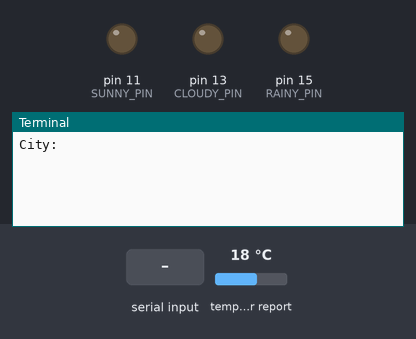
Bench run of a program on a simulated Raspberry Pi (header pin numbers). Shown: output pins drawn as LEDs (lit = HIGH), the last lines printed to the terminal. Inputs (shaded band) come from the test bench; at power-on: temperature in the web weather report 18 °C. Requests to the public web service named in the program get a made-up reply in its usual format after 0.4 s (London, UTC, broken clouds, 64 % humidity, 1013 hPa unless stated).

Above: at 1.2 s.
1.3 s: "1" typed at the terminal, then Enter
At 1.8 s:
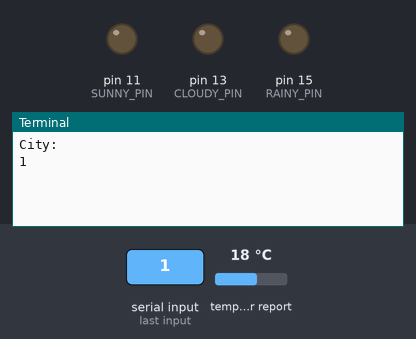
At 3.5 s:
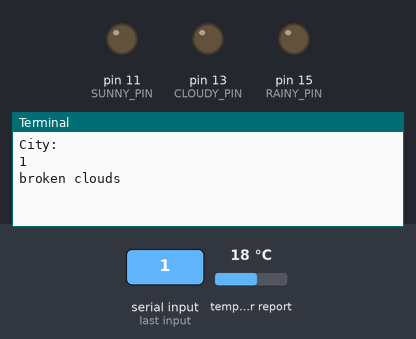

Measured:
- after the input at 1.3 s, the terminal: prints a new line at once (image 1)

The program:

weather_app_student.py
```python
import RPi.GPIO as GPIO
import time
import requests

# Set up GPIO pins
SUNNY_PIN = 11
CLOUDY_PIN = 13
RAINY_PIN = 15
THUNDERSTORM_PIN = 29

GPIO.setmode(GPIO.BOARD)
GPIO.setup(SUNNY_PIN, GPIO.OUT)
GPIO.setup(CLOUDY_PIN, GPIO.OUT)
GPIO.setup(RAINY_PIN, GPIO.OUT)
GPIO.setup(THUNDERSTORM_PIN, GPIO.OUT)


# Make an API request to the OpenWeatherMap API
response = requests.get(
    "https://api.openweathermap.org/data/2.5/weather?q="
    + input("City: ")
    + "&appid=API_ID"
)


def reset_all():
    """Resets all pins to LOW"""
    GPIO.output(SUNNY_PIN, GPIO.LOW)
    GPIO.output(CLOUDY_PIN, GPIO.LOW)
    GPIO.output(RAINY_PIN, GPIO.LOW)
    GPIO.output(THUNDERSTORM_PIN, GPIO.LOW)


while True:
    time.sleep(1)

    # Check if the request was successful
    if response.status_code == 200:
        # Print the response content (which contains the weather data)
        data = response.json()
        description = data["weather"][0]["description"]

        print(description)

        reset_all()

        # Insert conditional statements here to light up the correct LED for the weather
        # clear sky, few clouds, scattered clouds, broken clouds, shower rain, rain, thunderstorm, snow, mist

    else:
        # Print an error message
        print("Error: Unable to fetch weather data.")
```
